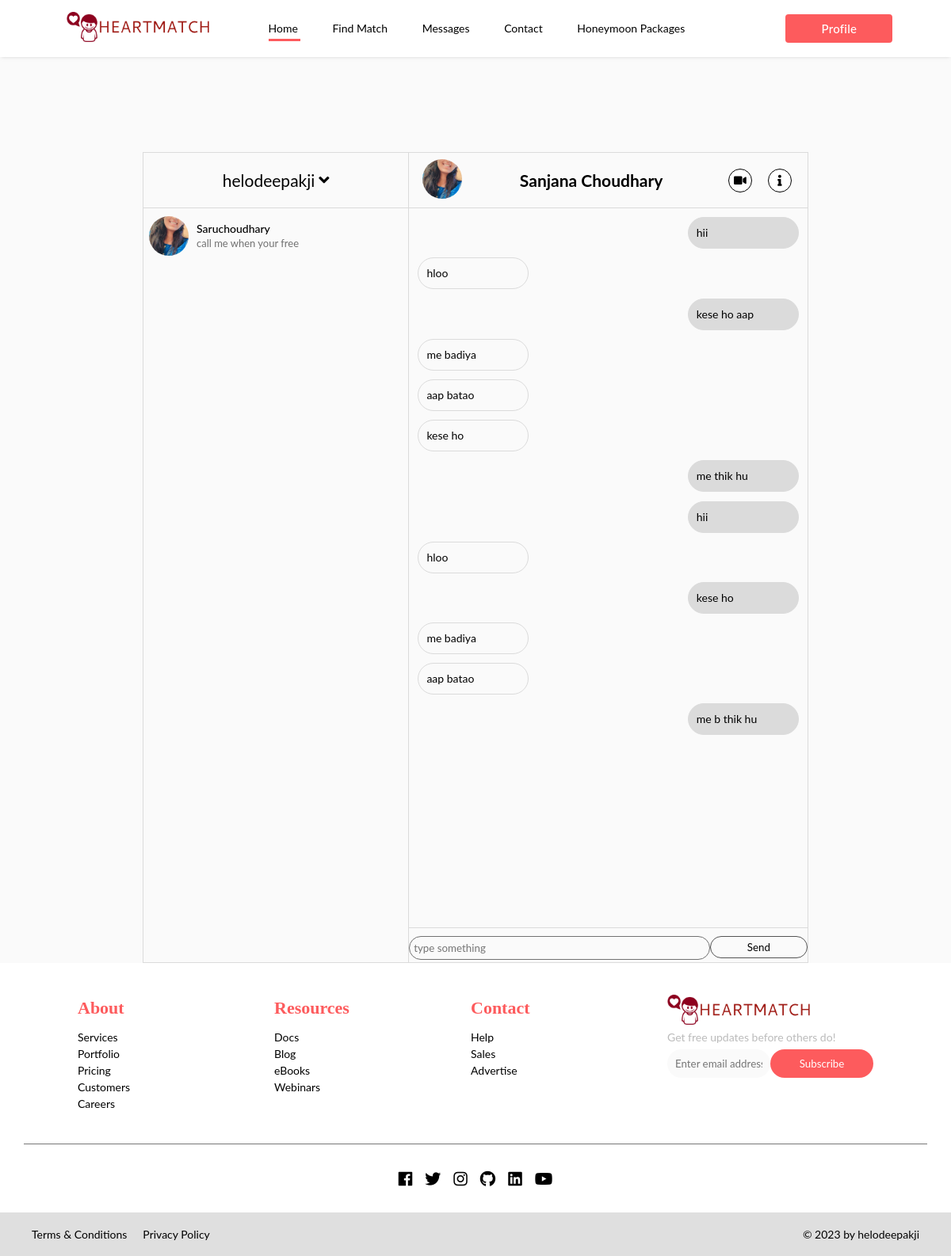
The page /chat/helodeepakjiSaruchoudhary/ (signed in) on the database its author committed.
### app/models.py (models this page shows, shortened)
class Cuser(models.Model):
    id = models.BigAutoField(primary_key=True)
    name = models.CharField(max_length=30)
    image = models.ImageField(upload_to ='static/client/', null=True, blank=True)
    username = models.CharField(max_length=30)
    password = models.CharField(max_length=30)
    email = models.EmailField(max_length=254)
    phone = models.IntegerField()
    salary = models.IntegerField()
    gender = models.CharField(max_length=30)
    mothertoug = models.CharField(max_length=30)
    reigion = models.CharField(max_length=30)
    occupation = models.CharField(max_length=100)
    city = models.CharField(max_length=100)
    state = models.CharField(max_length=100)
    education = models.CharField(max_length=100)
    age = models.IntegerField()

class Friend(models.Model):
    id = models.BigAutoField(primary_key=True)
    username = models.CharField(max_length=30)
    touser = models.CharField(max_length=30)
    request = models.BooleanField()
    room = models.CharField(max_length=30)
    date = models.DateField()

### chat/models.py (models this page shows, shortened)
class Chat(models.Model):
    username = models.CharField(max_length=50)
    chat = models.CharField(max_length=255)
    room = models.CharField(max_length=50)
    datetime = models.DateTimeField(default=datetime.datetime.now())

### chat/views.py (the view)
# urls.py: path("<str:room_name>/", views.room, name="room"),
def room(request, room_name):
    if request.user.is_authenticated:
        n = len(str(request.user))
        touser = room_name[:-n]
        user = room_name[n:]
        if str(request.user) == str(room_name[len(touser):]) :
            user = str(room_name[len(touser):])
            touser = str(room_name[:-len(user)])
        if str(request.user) == str(room_name[:-len(touser)]) :
            user = str(room_name[:-len(touser)])
            touser = str(room_name[len(user):])
        if str(request.user) == user:
            friends = Friend.objects.filter(username = request.user).values()
            cuser = Cuser.objects.all().values()
            friendreq = Friend.objects.filter(touser=touser).values()
            if len(friendreq) == 0 :
                return redirect(index)
            friendreq = friendreq[0]
            if friendreq['request'] :
                touser = Cuser.objects.filter(username = touser).values()
                touser = touser[0]
                chat = Chat.objects.filter(room = room_name).order_by('datetime').values()
                return render(request, "chat/room.html", {"room_name": room_name,"friends":friends,"cusers" : cuser, "touser":touser,"chat":chat})
        return redirect(index)
    else:
        return redirect(index)

### templates/chat/room.html (shortened to what this page needs)
<!DOCTYPE html>
<html>
<head>
    <link rel="stylesheet" href="https://use.fontawesome.com/releases/v5.6.1/css/all.css">
</head>
<body>
      {%include "../layout/navbar.html"%}
          <main>
            <div class="preview">
              <div id="user-name">{{user}} <i class='fas fa-angle-down'></i></div>
              {% for friend in friends %}
                 {% if friend.request %}
                 {% for cuser in cusers %}
                    {% if friend.touser == cuser.username %}
                      <div>
                        <span id="pic-div">
                          <img id="pic" src="../../{{cuser.image}}">
                        </span>
                        <a href="/chat/{{friend.room}}">
                          <div id="chat-username">
                            <span id="name">{{friend.touser}}</span>
                            <span id="msg">call me when your free</span>
                          </div>
                        </a>
                      </div>
                    {% endif %}
                 {% endfor %}
                 {% endif %}
              {% endfor %}
            </div>
            <div class="chats">
              <div class="chat-banner">
                <div>
                    <span id="chat-pic">
                  <img id="pic" src="../../{{touser.image}}"/>
                  </span>
                </div>
                <div><h2>{{touser.name}}</h2></div>
                <div class="headicon">
                  <a id="videocall" href="../../videocall/{{room_name}}"> <i class="fas fa-video"></i> </a>
                  <i class='fas fa-info'></i></div>
              </div>
              <div class="chatmsg" id="chatmsg">
                  {% for massage in chat %}
                    {% if massage.username == touser.username %}
                      <div class="sender">{{massage.chat}}</div>
                    {% else %}
                      <div class="receiver">{{massage.chat}}</div>
                    {% endif %}
                  {% endfor %}
              </div>
              <div class="input-msg">
                <input type="text" id="chat-message-input" placeholder="type something" onfocus="this.value=''"/>
                <input id="chat-message-submit" type="button" value="Send">
              </div>
            </div>
          </main>
          {%include "../layout/footer.html"%}
</body>
</html>

### templates/chat/room.html (style rules this page uses)
:root { --white: #fafafa; --grey: #717171; --medium-grey: #dbdbdb; --strong-grey: #545454; --header-color: #fff; --text-color:#262626; }
body { font-family: -apple-system,BlinkMacSystemFont,"Segoe UI",Roboto,Helvetica,Arial,sans-serif; font-size: 14px; line-height: 18px; padding:0; margin:0; background-color: var(--white); }
input { width: 130px; height: 80%; padding: 5px; border-radius: 20px; outline: none; border: 1px solid #545454;; background-color: var(--white); }
.headicon { display:flex; align-items : center; }
main { margin: auto; margin-top: 15vh; display: flex; height: 80vh; width: 70vw; background-color: var(--white); border: 1px solid var(--medium-grey); }
.preview { height: 100%; width: 40%; border-right: 1px solid var(--medium-grey); }
.preview>div { display: flex; flex-direction: row; align-items: center; justify-content: flex-start; height: 70px; width: 100%; }
.chats { display: flex; flex-direction: column; align-items: flex-start; height: 80vh; width: 60%; overflow-x: none; justify-content: space-between; }
.chatmsg { width: 100%; height: 100%; overflow-y: scroll; overflow-x: hidden; }
.chat-banner { width: 100%; height: 70px; display: flex; flex-direction: row; align-items: center; justify-content: space-between; border-bottom: 1px solid var(--medium-grey); }
.chat-banner i { width: 30px; display: flex; cursor: pointer; height: 30px; padding: 10px; margin: 10px; background: white; border: 1px solid black; border-radius: 50%; align-items: center; justify-content: center; }
.chat-banner>div { padding: 10px; }
#user-name { height: 70px; display: flex; justify-content: center; align-items: center; font-weight: 400; font-size: 1.5em; border-bottom: 1px solid var(--medium-grey); }
#user-name i { font-size: 1em; padding-left: 5px; }
#pic-div, #pic, #chat-pic { height: 50px; width: 50px; border-radius: 50%; }
#pic { margin-left: 0.5em; object-fit: cover; }
#chat-pic { height:20px; width: 20px; }
#chat-username { padding: 10px; margin-left: 0.5em; display: flex; flex-direction: column; }
#chat-username>span { height: 50%; width: auto; }
#name { font-weight: 500; font-size: 1em; }
#msg { color:var(--grey); font-size: 13px; }
.sender, .receiver, .user-input { margin: 0.8em; padding: 10px; height: auto; width: auto; max-width: 140px; border-radius: 20px; border: 1px solid var(--medium-grey); transition: all .2s ease; }
.receiver, .user-input { margin-left: auto; background-color: var(--medium-grey); }
.input-msg { display: flex; flex-direction: row; justify-content: space-around; height: 50px; width: 100%; padding-top: 10px; border-top: 1px solid var(--medium-grey); }
#chat-message-input { height: 30px; border-radius: 20px; border: 1px solid var(--grey); width: 80%; }
@media screen and (min-width: 900px) { .sender, .receiver, .user-input { min-width: 140px; width: auto; } }

### templates/layout/navbar.html (style rules this page uses)
* { padding: 0; font-family: 'PT Sans', sans-serif; margin: 0; }
a { text-decoration: none; color: black; }

### templates/layout/footer.html (style rules this page uses)
* { box-sizing: border-box; font-family: "Lato", sans-serif; margin: 0; padding: 0; }

### rows shown on the page
Friend: touser "Saruchoudhary"
Cuser: image (picture), name "Sanjana Choudhary"
Chat: chat "hii"
Chat: chat "hloo"
Chat: chat "kese ho aap"
Chat: chat "me badiya"
Chat: chat "aap batao"
Chat: chat "kese ho"
Chat: chat "me thik hu"
Chat: chat "hii"
Chat: chat "hloo"
Chat: chat "kese ho"
Chat: chat "me badiya"
Chat: chat "aap batao"
Chat: chat "me b thik hu"

### other values the page prints
{{ user }} "helodeepakji"
